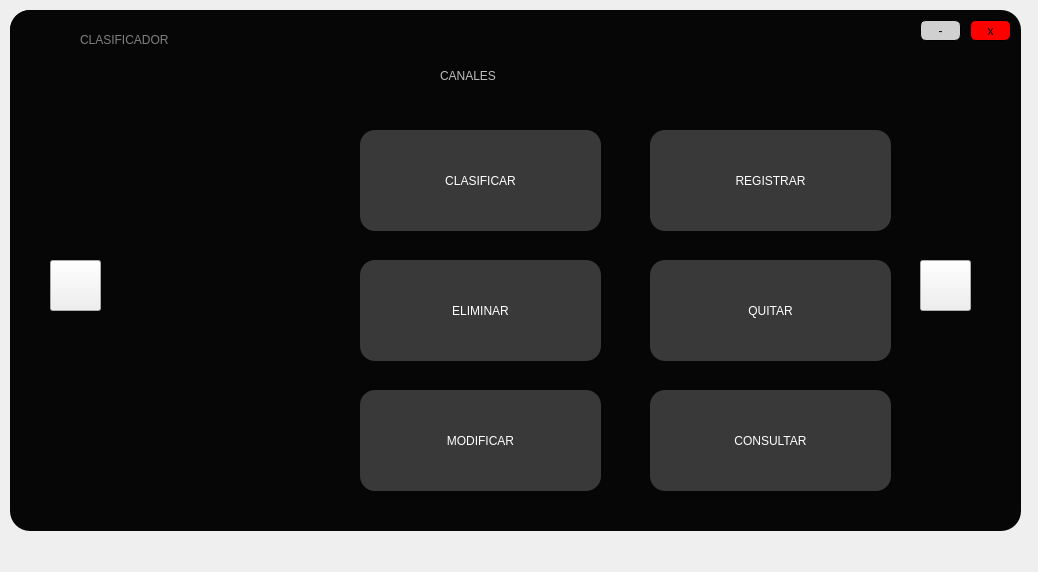
<?xml version="1.0" encoding="UTF-8"?>
<ui version="4.0">
 <class>Form</class>
 <widget class="QWidget" name="Form">
  <property name="geometry">
   <rect>
    <x>0</x>
    <y>0</y>
    <width>1038</width>
    <height>572</height>
   </rect>
  </property>
  <property name="windowTitle">
   <string>Form</string>
  </property>
  <widget class="QWidget" name="widget_3" native="true">
   <property name="geometry">
    <rect>
     <x>10</x>
     <y>10</y>
     <width>1011</width>
     <height>521</height>
    </rect>
   </property>
   <property name="cursor">
    <cursorShape>ArrowCursor</cursorShape>
   </property>
   <property name="styleSheet">
    <string notr="true">QWidget#widget_3{

background-color: rgb(6, 6, 6);
border-radius:20px;
}</string>
   </property>
   <widget class="QFrame" name="frame_3">
    <property name="geometry">
     <rect>
      <x>0</x>
      <y>0</y>
      <width>1001</width>
      <height>51</height>
     </rect>
    </property>
    <property name="styleSheet">
     <string notr="true">QFrame#frame_3{
	background-color: rgb(6, 6, 6);
border-top-left-radius:20px;
border-top-right-radius:20px;

}</string>
    </property>
    <property name="frameShape">
     <enum>QFrame::StyledPanel</enum>
    </property>
    <property name="frameShadow">
     <enum>QFrame::Raised</enum>
    </property>
    <widget class="QPushButton" name="min_3">
     <property name="geometry">
      <rect>
       <x>910</x>
       <y>10</y>
       <width>41</width>
       <height>21</height>
      </rect>
     </property>
     <property name="cursor">
      <cursorShape>PointingHandCursor</cursorShape>
     </property>
     <property name="styleSheet">
      <string notr="true">QPushButton#min_3{
	background-color: rgb(208, 208, 208);
font: 16pt &quot;MS Shell Dlg 2&quot;;
border-radius:6px;
border: 1px solid black;


}</string>
     </property>
     <property name="text">
      <string>-</string>
     </property>
    </widget>
    <widget class="QPushButton" name="cerrar_3">
     <property name="geometry">
      <rect>
       <x>960</x>
       <y>10</y>
       <width>41</width>
       <height>21</height>
      </rect>
     </property>
     <property name="cursor">
      <cursorShape>PointingHandCursor</cursorShape>
     </property>
     <property name="styleSheet">
      <string notr="true">QPushButton#cerrar_3{

background-color: rgb(255, 0, 0);
border-radius:6px;
border: 1px solid black;
font: 11pt &quot;MS Shell Dlg 2&quot;;

}</string>
     </property>
     <property name="text">
      <string>x</string>
     </property>
    </widget>
    <widget class="QLabel" name="label_4">
     <property name="geometry">
      <rect>
       <x>20</x>
       <y>10</y>
       <width>41</width>
       <height>41</height>
      </rect>
     </property>
     <property name="styleSheet">
      <string notr="true">border-image: url(:/Iconos/Icono youtube.png);</string>
     </property>
     <property name="text">
      <string/>
     </property>
    </widget>
    <widget class="QLabel" name="label_2">
     <property name="geometry">
      <rect>
       <x>70</x>
       <y>20</y>
       <width>181</width>
       <height>20</height>
      </rect>
     </property>
     <property name="styleSheet">
      <string notr="true">font: 14pt &quot;Lucida Console&quot;;
color:gray
;
font: 70 15pt &quot;Rockwell Extra Bold&quot;;</string>
     </property>
     <property name="text">
      <string>CLASIFICADOR</string>
     </property>
    </widget>
   </widget>
   <widget class="QPushButton" name="BClasificar">
    <property name="geometry">
     <rect>
      <x>350</x>
      <y>120</y>
      <width>241</width>
      <height>101</height>
     </rect>
    </property>
    <property name="cursor">
     <cursorShape>PointingHandCursor</cursorShape>
    </property>
    <property name="styleSheet">
     <string notr="true">QPushButton#BClasificar{

background-color: rgb(57, 57, 57);

border-radius:15px;

font: 70 20pt &quot;Rockwell Extra Bold&quot;;
color:white;
}</string>
    </property>
    <property name="text">
     <string>CLASIFICAR</string>
    </property>
   </widget>
   <widget class="Line" name="line">
    <property name="geometry">
     <rect>
      <x>170</x>
      <y>110</y>
      <width>20</width>
      <height>211</height>
     </rect>
    </property>
    <property name="styleSheet">
     <string notr="true">background-color: rgb(6, 6, 6);</string>
    </property>
    <property name="orientation">
     <enum>Qt::Vertical</enum>
    </property>
   </widget>
   <widget class="QPushButton" name="BRegistrar">
    <property name="geometry">
     <rect>
      <x>640</x>
      <y>120</y>
      <width>241</width>
      <height>101</height>
     </rect>
    </property>
    <property name="cursor">
     <cursorShape>PointingHandCursor</cursorShape>
    </property>
    <property name="styleSheet">
     <string notr="true">QPushButton#BRegistrar{
background-color: rgb(52, 107, 98);
background-color: rgb(57, 57, 57);
border-radius:15px;
font: 70 20pt &quot;Rockwell Extra Bold&quot;;
color:white;
}</string>
    </property>
    <property name="text">
     <string>REGISTRAR</string>
    </property>
   </widget>
   <widget class="QPushButton" name="BEliminar">
    <property name="geometry">
     <rect>
      <x>350</x>
      <y>250</y>
      <width>241</width>
      <height>101</height>
     </rect>
    </property>
    <property name="cursor">
     <cursorShape>PointingHandCursor</cursorShape>
    </property>
    <property name="styleSheet">
     <string notr="true">QPushButton#BEliminar{
background-color: rgb(52, 107, 98);
background-color: rgb(57, 57, 57);
font: 87 10pt &quot;Arial Black&quot;;
border-radius:15px;
font: 70 20pt &quot;Rockwell Extra Bold&quot;;
color:white;
}</string>
    </property>
    <property name="text">
     <string>ELIMINAR</string>
    </property>
   </widget>
   <widget class="QPushButton" name="BVer">
    <property name="geometry">
     <rect>
      <x>640</x>
      <y>380</y>
      <width>241</width>
      <height>101</height>
     </rect>
    </property>
    <property name="cursor">
     <cursorShape>PointingHandCursor</cursorShape>
    </property>
    <property name="styleSheet">
     <string notr="true">QPushButton#BVer{
background-color: rgb(52, 107, 98);
background-color: rgb(57, 57, 57);
font: 87 10pt &quot;Arial Black&quot;;
border-radius:15px;
font: 70 20pt &quot;Rockwell Extra Bold&quot;;
color:white;
}</string>
    </property>
    <property name="text">
     <string>CONSULTAR</string>
    </property>
   </widget>
   <widget class="QLabel" name="label_3">
    <property name="geometry">
     <rect>
      <x>430</x>
      <y>30</y>
      <width>231</width>
      <height>71</height>
     </rect>
    </property>
    <property name="styleSheet">
     <string notr="true">font: 18pt &quot;Lucida Console&quot;;

color: rgb(189, 189, 189);
;
font: 70 30pt &quot;Rockwell Extra Bold&quot;;</string>
    </property>
    <property name="text">
     <string>CANALES</string>
    </property>
   </widget>
   <widget class="QPushButton" name="BSiguiente">
    <property name="geometry">
     <rect>
      <x>910</x>
      <y>250</y>
      <width>51</width>
      <height>51</height>
     </rect>
    </property>
    <property name="cursor">
     <cursorShape>PointingHandCursor</cursorShape>
    </property>
    <property name="styleSheet">
     <string notr="true">border-image: url(:/Iconos/derecha.png);
border-image: url(:/Iconos/proximo (1).png);</string>
    </property>
    <property name="text">
     <string/>
    </property>
   </widget>
   <widget class="QListWidget" name="listWidget">
    <property name="geometry">
     <rect>
      <x>130</x>
      <y>70</y>
      <width>191</width>
      <height>411</height>
     </rect>
    </property>
    <property name="styleSheet">
     <string notr="true">background-color: rgb(6, 6, 6);
color:white;
font: 75 14pt &quot;Berlin Sans FB Demi&quot;;</string>
    </property>
   </widget>
   <widget class="Line" name="line_2">
    <property name="geometry">
     <rect>
      <x>110</x>
      <y>70</y>
      <width>21</width>
      <height>411</height>
     </rect>
    </property>
    <property name="styleSheet">
     <string notr="true">background-color: rgb(6, 6, 6);</string>
    </property>
    <property name="orientation">
     <enum>Qt::Vertical</enum>
    </property>
   </widget>
   <widget class="Line" name="line_3">
    <property name="geometry">
     <rect>
      <x>320</x>
      <y>70</y>
      <width>21</width>
      <height>411</height>
     </rect>
    </property>
    <property name="styleSheet">
     <string notr="true">background-color: rgb(6, 6, 6);</string>
    </property>
    <property name="orientation">
     <enum>Qt::Vertical</enum>
    </property>
   </widget>
   <widget class="QPushButton" name="BModificar">
    <property name="geometry">
     <rect>
      <x>350</x>
      <y>380</y>
      <width>241</width>
      <height>101</height>
     </rect>
    </property>
    <property name="cursor">
     <cursorShape>PointingHandCursor</cursorShape>
    </property>
    <property name="styleSheet">
     <string notr="true">QPushButton#BModificar{
background-color: rgb(52, 107, 98);
background-color: rgb(57, 57, 57);
border-radius:15px;
font: 70 20pt &quot;Rockwell Extra Bold&quot;;
color:white;
}</string>
    </property>
    <property name="text">
     <string>MODIFICAR</string>
    </property>
   </widget>
   <widget class="QPushButton" name="BQuitar">
    <property name="geometry">
     <rect>
      <x>640</x>
      <y>250</y>
      <width>241</width>
      <height>101</height>
     </rect>
    </property>
    <property name="cursor">
     <cursorShape>PointingHandCursor</cursorShape>
    </property>
    <property name="styleSheet">
     <string notr="true">QPushButton#BQuitar{
background-color: rgb(52, 107, 98);
background-color: rgb(57, 57, 57);
border-radius:15px;
font: 70 20pt &quot;Rockwell Extra Bold&quot;;
color:white;
}</string>
    </property>
    <property name="text">
     <string>QUITAR</string>
    </property>
   </widget>
   <widget class="QPushButton" name="BAtras">
    <property name="geometry">
     <rect>
      <x>40</x>
      <y>250</y>
      <width>51</width>
      <height>51</height>
     </rect>
    </property>
    <property name="cursor">
     <cursorShape>PointingHandCursor</cursorShape>
    </property>
    <property name="styleSheet">
     <string notr="true">border-image: url(:/Iconos/derecha.png);
border-image: url(:/Iconos/proximo.png);</string>
    </property>
    <property name="text">
     <string/>
    </property>
   </widget>
  </widget>
 </widget>
 <resources>
  <include location="../Imagenes y video/imagen.qrc"/>
 </resources>
 <connections/>
</ui>
